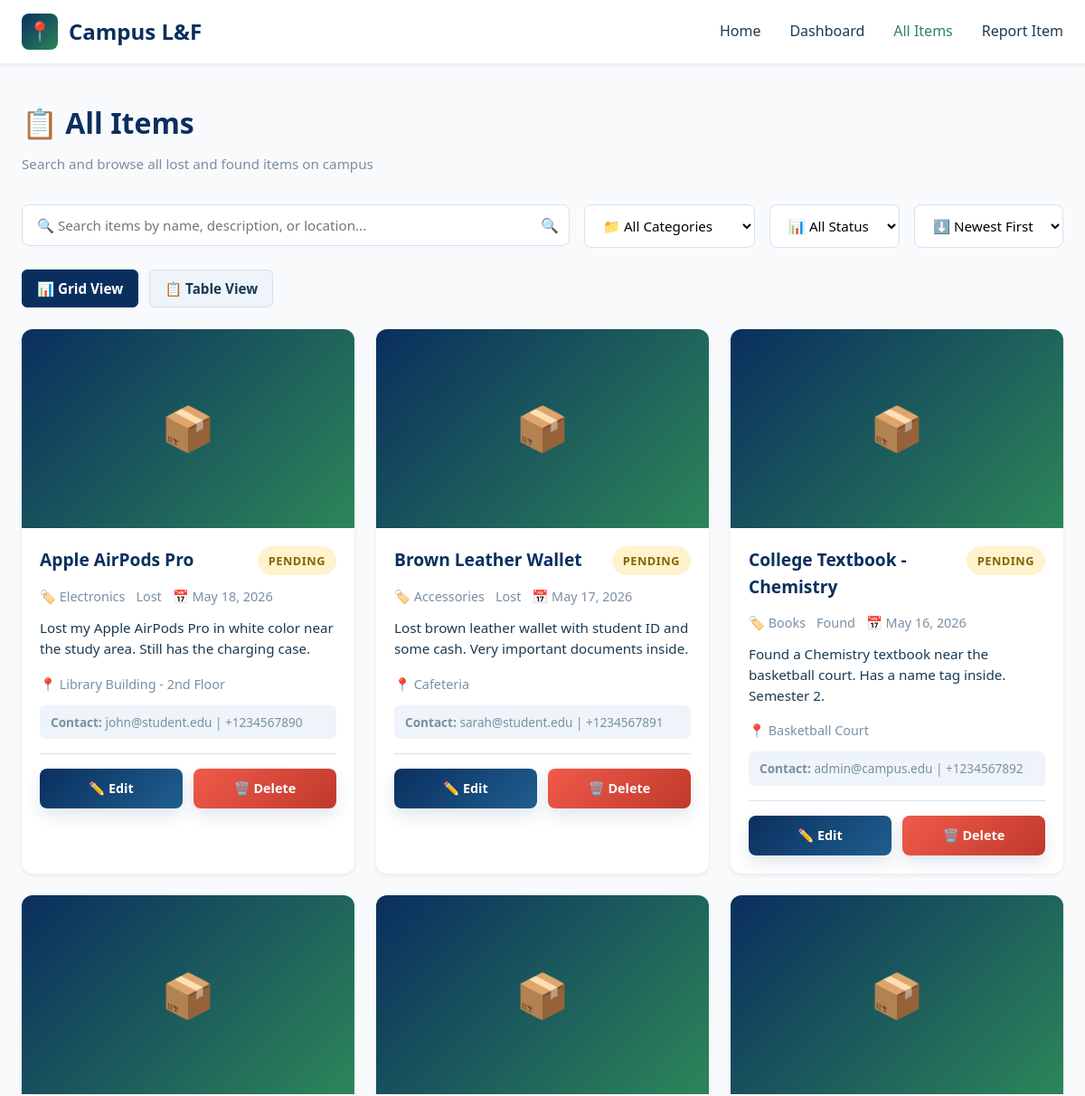
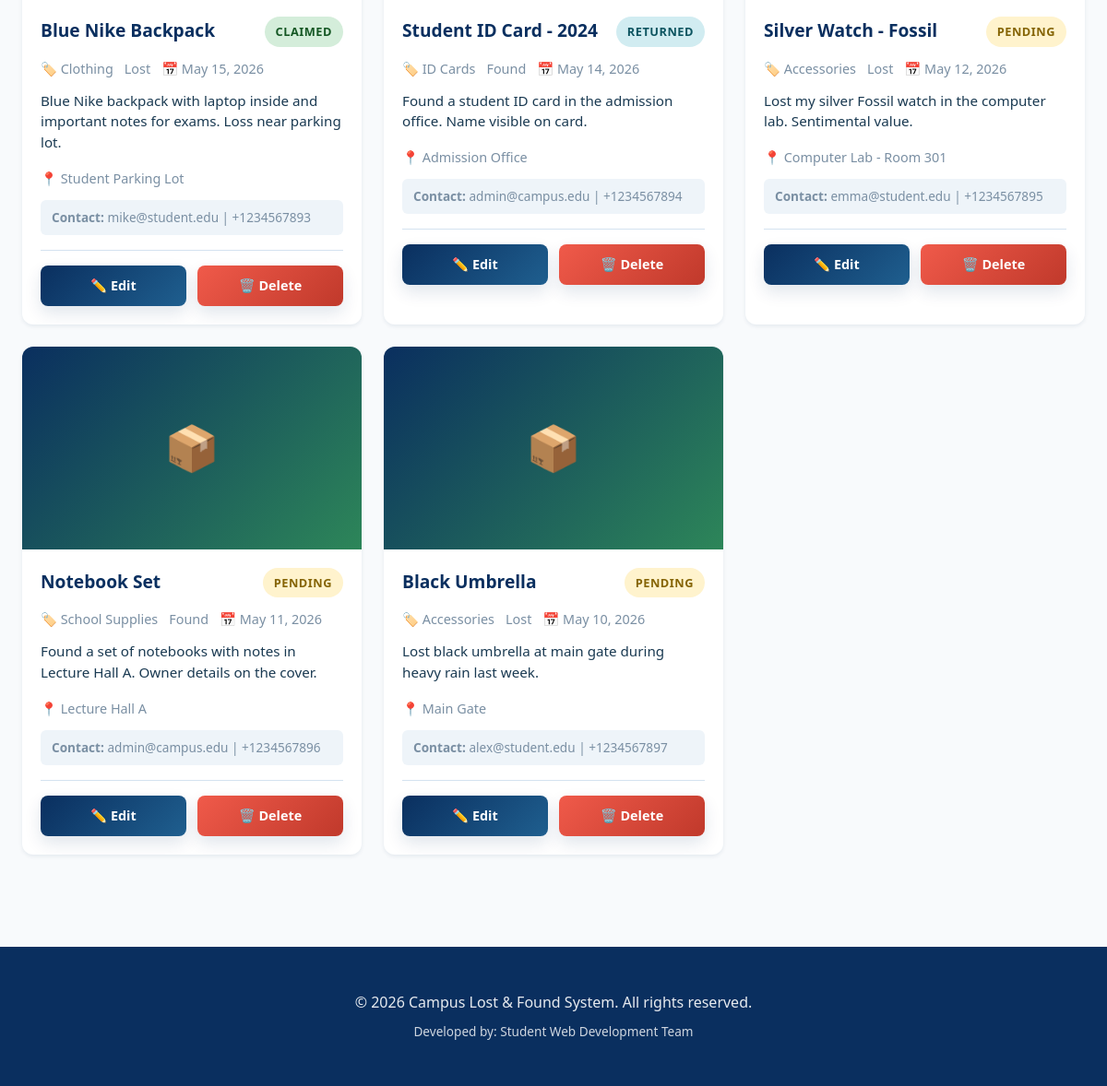
The page /items.php on the database its author committed (2 pictures, top to bottom).
### tables this page shows
CREATE TABLE IF NOT EXISTS items (
    id INT PRIMARY KEY AUTO_INCREMENT,
    item_name VARCHAR(255) NOT NULL,
    category VARCHAR(100) NOT NULL,
    item_type ENUM('Lost', 'Found') NOT NULL,
    date_reported DATE NOT NULL,
    location VARCHAR(255) NOT NULL,
    description TEXT NOT NULL,
    contact_info VARCHAR(255) NOT NULL,
    image LONGBLOB,
    mime_type VARCHAR(50),
    status ENUM('Pending', 'Claimed', 'Returned') DEFAULT 'Pending',
    created_at TIMESTAMP DEFAULT CURRENT_TIMESTAMP,
    updated_at TIMESTAMP DEFAULT CURRENT_TIMESTAMP ON UPDATE CURRENT_TIMESTAMP
);

### items.php (the view, shortened to what this page needs)
<?php
include 'config.php';
$query = "SELECT * FROM items ORDER BY created_at DESC";
$result = mysqli_query($conn, $query);
?>
<!DOCTYPE html>
<html lang="en">
<head>
    <link rel="stylesheet" href="styles.css">
</head>
<body>
    <header>
        <div class="header-content">
            <a href="index.php" class="logo">
                <div class="logo-icon">📍</div>
                <span>Campus L&F</span>
            </a>
            <nav>
                <a href="index.php">Home</a>
                <a href="dashboard.php">Dashboard</a>
                <a href="items.php" class="active">All Items</a>
                <a href="report.php">Report Item</a>
            </nav>
        </div>
    </header>
    <main class="container" style="padding: 40px 24px;">
        <div class="page-header">
            <div>
                <h1 class="page-title">📋 All Items</h1>
                <p class="page-subtitle">Search and browse all lost and found items on campus</p>
            </div>
        </div>
        <div class="search-filter-bar">
            <div class="search-box">
                <input type="text" id="searchInput" placeholder="🔍 Search items by name, description, or location...">
            </div>
            <select id="categoryFilter" class="filter-dropdown">
                <option value="">📁 All Categories</option>
            </select>
            <select id="statusFilter" class="status-filter">
                <option value="">📊 All Status</option>
            </select>
            <select id="sortDropdown" class="sort-dropdown">
                <option value="newest">⬇️ Newest First</option>
            </select>
        </div>
        <div class="view-toggle">
            <button data-view="grid" class="active" onclick="toggleView('grid')">📊 Grid View</button>
            <button data-view="table" onclick="toggleView('table')">📋 Table View</button>
        </div>
        <?php if (mysqli_num_rows($result) > 0): ?>
            <div class="items-grid">
                <?php while ($item = mysqli_fetch_assoc($result)): ?>
                    <div class="item-card" data-category="<?php echo htmlspecialchars($item['category']); ?>"
                         data-status="<?php echo htmlspecialchars($item['status']); ?>"
                         data-date="<?php echo htmlspecialchars($item['date_reported']); ?>">
                        <?php if ($item['image']): ?>
                            <?php
                                $mimeType = $item['mime_type'] ?? 'image/jpeg';
                                $imageData = base64_encode($item['image']);
                            ?>
                            <img alt="Item Image" class="item-image">
                        <?php else: ?>
                            <div class="item-image" style="display: flex; align-items: center; justify-content: center; background: linear-gradient(135deg, #0A2F5F, #2D8659); color: white; font-size: 3rem;">
                                📦
                            </div>
                        <?php endif; ?>
                        <div class="item-content">
                            <div class="item-header">
                                <div class="item-name"><?php echo htmlspecialchars($item['item_name']); ?></div>
                                <span class="status-badge <?php echo strtolower($item['status']); ?>">
                                    <?php echo $item['status']; ?>
                                </span>
                            </div>
                            <div class="item-meta">
                                <span>🏷️ <?php echo htmlspecialchars($item['category']); ?></span>
                                <span><?php echo ucfirst($item['item_type']); ?></span>
                                <span>📅 <?php echo date('M d, Y', strtotime($item['date_reported'])); ?></span>
                            </div>
                            <div class="item-description">
                                <?php echo htmlspecialchars(substr($item['description'], 0, 120)) . (strlen($item['description']) > 120 ? '...' : ''); ?>
                            </div>
                            <div class="item-meta">
                                <span>📍 <?php echo htmlspecialchars($item['location']); ?></span>
                            </div>
                            <div class="item-contact">
                                <strong>Contact:</strong> <?php echo htmlspecialchars($item['contact_info']); ?>
                            </div>
                            <div class="item-actions">
                                <a href="edit.php?id=<?php echo $item['id']; ?>" class="btn-edit">✏️ Edit</a>
                                <button class="btn-delete" onclick="confirmDelete(<?php echo $item['id']; ?>)">🗑️ Delete</button>
                            </div>
                        </div>
                    </div>
                <?php endwhile;
                ?>
            </div>
        <?php else: ?>
            <div class="alert alert-info" style="text-align: center;">
                📭 No items found yet. <a href="report.php" style="font-weight: 600;">Report an item now →</a>
            </div>
        <?php endif; ?>
    </main>
    <footer>
        <div class="container" style="text-align: center;">
            <p>© 2026 Campus Lost & Found System. All rights reserved.</p>
            <p style="font-size: 0.85rem; opacity: 0.8; margin-top: 8px;">Developed by: Student Web Development Team</p>
        </div>
    </footer>
</body>
</html>

### rows shown on the page
items: item_name "Apple AirPods Pro", status "PENDING", category "Electronics", item_type "Lost", date_reported "May 18, 2026", description "Lost my Apple AirPods Pro in white color near the study area. Still has the charging case.", location "Library Building - 2nd Floor", contact_info "john@student.edu | +1234567890"
items: item_name "Brown Leather Wallet", status "PENDING", category "Accessories", item_type "Lost", date_reported "May 17, 2026", description "Lost brown leather wallet with student ID and some cash. Very important documents inside.", location "Cafeteria", contact_info "sarah@student.edu | +1234567891"
items: item_name "College Textbook - Chemistry", status "PENDING", category "Books", item_type "Found", date_reported "May 16, 2026", description "Found a Chemistry textbook near the basketball court. Has a name tag inside. Semester 2.", location "Basketball Court", contact_info "admin@campus.edu | +1234567892"
items: item_name "Blue Nike Backpack", status "CLAIMED", category "Clothing", item_type "Lost", date_reported "May 15, 2026", description "Blue Nike backpack with laptop inside and important notes for exams. Loss near parking lot.", location "Student Parking Lot", contact_info "mike@student.edu | +1234567893"
items: item_name "Student ID Card - 2024", status "RETURNED", category "ID Cards", item_type "Found", date_reported "May 14, 2026", description "Found a student ID card in the admission office. Name visible on card.", location "Admission Office", contact_info "admin@campus.edu | +1234567894"
items: item_name "Silver Watch - Fossil", status "PENDING", category "Accessories", item_type "Lost", date_reported "May 12, 2026", description "Lost my silver Fossil watch in the computer lab. Sentimental value.", location "Computer Lab - Room 301", contact_info "emma@student.edu | +1234567895"
items: item_name "Notebook Set", status "PENDING", category "School Supplies", item_type "Found", date_reported "May 11, 2026", description "Found a set of notebooks with notes in Lecture Hall A. Owner details on the cover.", location "Lecture Hall A", contact_info "admin@campus.edu | +1234567896"
items: item_name "Black Umbrella", status "PENDING", category "Accessories", item_type "Lost", date_reported "May 10, 2026", description "Lost black umbrella at main gate during heavy rain last week.", location "Main Gate", contact_info "alex@student.edu | +1234567897"
